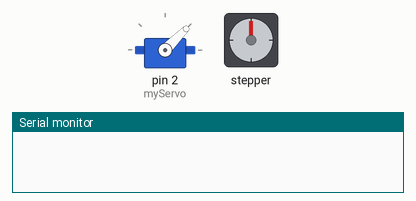
This sketch was run on a simulated Arduino Uno, built with avr-gcc and run on an emulated ATmega328P. Parts: servo, stepper motor, the last lines printed to the serial monitor. Stepper angles assume 200 steps per turn.

Above: at 1.0 s.
At 4.14 s:
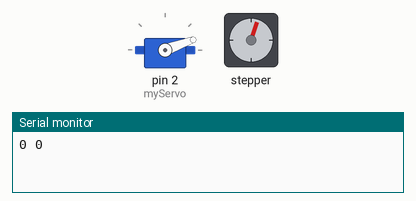
At 15.0 s:
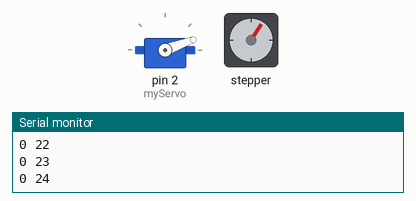
At 37.1 s:
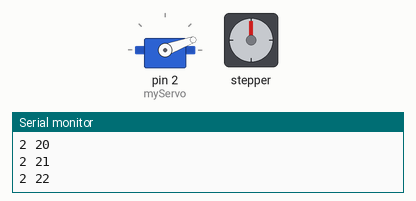
Timing chart, 0 to 40.0 s (numbered marks = the images above):
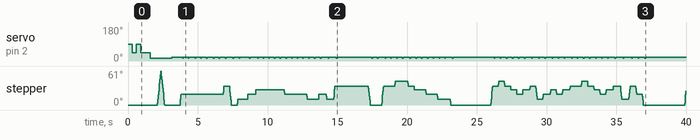

Measured:
- by itself, servo on pin 2 (myServo): 90° → 45° at 0.30 s, → 90° 0.30 s later, → 45° 0.30 s later, → 14° 0.70 s later, … (131 changes in this stretch)

The sketch:

xylophone.ino
```cpp
/**
  Alpha version of xylophone
  1) arduino
  2) breadboard shield
  3) Transistors *4
  4) 1 kOm resistors *4
  5) Stepper motor
  6) Servo motor
  7) Сhildren's xylophone

  Schematic diagram will be coming soon

  Video: https://www.youtube.com/watch?v=WzDKYsDgcLQ

*/
#include <Stepper.h>
#include <Servo.h>

const int stepsPerRevolution = 200;  //EM34
//black+white - ground, 3,4,5,6
Stepper myStepper(stepsPerRevolution, 8,9,10,11);

Servo myServo;

int curent_step = 0;


//calibration

// Length must equal the total number of notes and spaces
int length0 = 16;

// Notes is an array of text characters corresponding to the notes
// in your song. A space represents a rest (no tone)
char notes0[] = "cdefgabCCbagfedc";

// Beats is an array of values for each note and rest.
// A "1" represents a quarter-note, 2 a half-note, etc.
// Don't forget that the rests (spaces) need a length as well.
int beats0[] = { 1, 1, 1, 1, 1, 1, 1, 1, 1, 1, 1, 1, 1, 1, 1, 1};

//jingle_bells
int length1 = 26;
char notes1[] = "eeeeeeegcde fffffeeeeddedg";
int beats1[] = { 1, 1, 2, 1, 1, 2, 1, 1, 1, 1, 4, 1, 1, 1, 1, 1, 1, 1, 1, 1, 1, 1, 1, 1, 2, 2};

int length2 = 15; // the number of notes
char notes2[] = "ccggaagffeeddc "; // a space represents a rest
int beats2[] = { 1, 1, 1, 1, 1, 1, 2, 1, 1, 1, 1, 1, 1, 2, 4 };

int length3 = 25; // the number of notes
char notes3[] = "gagfefgdefefggagfefgdgec "; // a space represents a rest
int beats3[] = { 1, 1, 1, 1, 1, 1, 2, 1, 1, 2, 1, 1, 2, 1, 1, 1, 1, 1, 1, 2, 2, 2, 1, 1, 4 };

int length4 = 32; // the number of notes
char notes4[] = "geggegeggeggeaggegfedcdegfedcde ";
int beats4[] = { 2, 2, 1, 1, 2, 2, 2, 1, 1, 2, 1, 1, 1, 1, 1, 1, 2, 1, 1, 1, 1, 1, 1, 2, 1, 1, 1, 1, 1, 1, 2, 1, 1, 1, 1, 1, 1, 2, 4 };

int length5 = 28; // the number of notes
char notes5[] = "cccegecdddbagcccegecddgabbcc ";
int beats5[] = { 1, 1, 1, 1, 1, 1, 2, 1, 1, 2, 1, 1, 2, 1, 1, 1, 1, 1, 1, 2, 1, 1, 1, 1, 1, 2, 2, 4 };


int length6 = 33; // the number of notes
char notes6[] = "cdeccdecefgefggagfecgagfecdgcdgc "; // a space represents a rest
int beats6[] = { 2, 2, 2, 2, 2, 2, 2, 2, 2, 2, 4, 2, 2, 4, 1, 1, 1, 1, 2, 2, 1, 1, 1, 1, 2, 2, 2, 2, 4, 2, 2, 4, 4 };

// solfeo Maria
int length7 = 29; // the number of notes
char notes7[] = "cccdefefgfedec cccdefefgfedc "; // a space represents a rest
int beats7[] = { 1, 1, 1, 1, 1, 2, 1, 1, 2, 1, 1, 1, 1, 1, 3, 1, 1, 1, 1, 1, 2, 1, 1, 2, 1, 1, 1, 1, 5 };

// solfeo estrella
int length8 = 50; // the number of notes
char notes8[] = "cccdefefgfedec cccdefefgfedc efgagfedec efgagfedc "; // a space represents a rest
int beats8[] = { 1, 1, 1, 1, 1, 2, 1, 1, 1, 1, 1, 1, 1, 1, 3, 1, 1, 1, 1, 1, 2, 1, 1, 1, 1, 1, 1, 1,  3, 1, 1, 1, 1, 1, 1, 1, 1, 1, 1, 3, 1, 1, 1, 1, 1, 1, 1, 1, 1, 5 };


int length9 = 18; // the number of notes
char notes9[] = "cdfda ag cdfdg gf ";
int beats9[] = {1,1,1,1,1,1,4,4,2,1,1,1,1,1,1,4,4,2};

int allLength[10] = {length1,length2,length3,length4,length5,length6,length7,length8,length9};
char *allNotes[10] = {notes1,notes2,notes3,notes4,notes5,notes6,notes7,notes8,notes9};
int *allBeats[10] = {beats1,beats2,beats3,beats4,beats5,beats6,beats7,beats8,beats9};

int tempo = 100;
int stepper_speed = 40;

void setup() {
  Serial.begin(9600);

  myStepper.setSpeed(stepper_speed);  //max for  EM34

  myServo.attach(2);

  intro();

}

void intro() {

  myServo.write(90);
  delay(300);
  myServo.write(45);
  delay(300);
  myServo.write(90);
  delay(300);
  myServo.write(45);

  delay(500);


  delay(200);
  myServo.write(14);
  delay(500);
  myStepper.step(35);
  myStepper.step(-35);
  delay(500);

  myServo.write(20);
  delay(500);
}

void loop() {

   int melodies_count = sizeof(allLength);
   for (int m = 0; m < melodies_count; m++) {
     for (int i = 0; i < allLength[m]; i++) {
        if (allNotes[m][i] == ' ') {
          delay(allBeats[m][i] * tempo); // rest
        } else {
          playNote(allNotes[m][i], allBeats[m][i] * tempo);
        }
         Serial.print(m);
         Serial.print(' ');
         Serial.println(i);
        // pause between notes
        delay(tempo / 2);
    }
    delay(2000);
  }

  delay(5000);

}


void playNote(char note, int duration) {
  char names[] = { 'c', 'd', 'e', 'f', 'g', 'a', 'b', 'C' };

  // play the tone corresponding to the note name
  for (int i = 0; i < 8; i++) {
    if (names[i] == note) {
      playTone(i, duration);
    }
  }
}

void playTone(int tone, int duration){
  int step = 0;
  int move_duration = 0;
  int old_step = curent_step;
  switch (tone) {
    case 0:
      step = -curent_step + 0;
      curent_step = 0;
      break;
    case 1:
      step = -curent_step + 6;
      curent_step = 6;
      break;
    case 2:
      step = -curent_step + 11;
      curent_step = 11;
      break;
    case 3:
      step = -curent_step + 15;
      curent_step = 15;
      break;
    case 4:
      step = -curent_step + 19;
      curent_step = 19;
      break;
    case 5:
      step = -curent_step + 24;
      curent_step = 24;
      break;
    case 6:
      step = -curent_step + 29;
      curent_step = 29;
      break;
    case 7:
      step = -curent_step + 35;
      curent_step = 35;
      break;
    default:
    break;
  }

  move_duration = calcTimeForMoving(old_step, curent_step);
  delay(duration);

  myStepper.step(step);
  kick();

}

int calcTimeForMoving(int curent_step, int step){
  int move_duration = 0;
  if(step >= curent_step){
    move_duration = (step - curent_step) * stepper_speed;
  } else {
    move_duration = (curent_step - step) * stepper_speed;
  }
  return move_duration / 10;
}

void kick(){
  delay(100);
  myServo.write(14);
  delay(50);
  myServo.write(20);
  delay(100);
}
```
